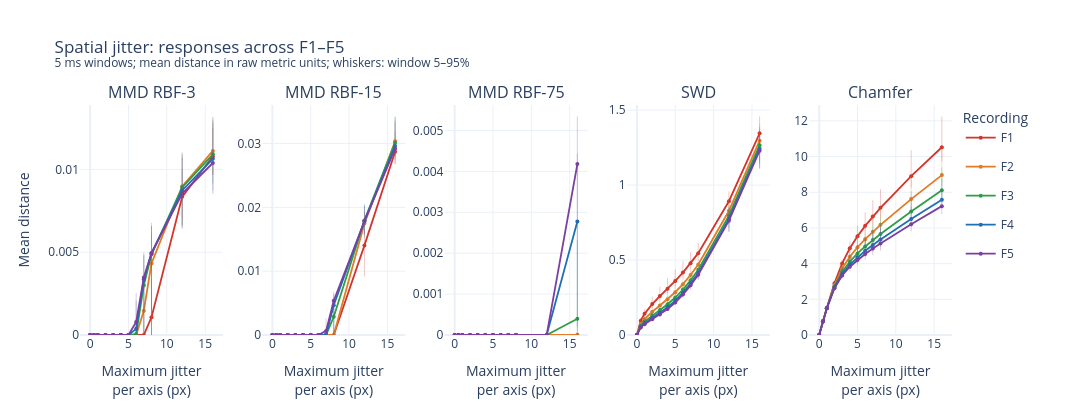

Source (notebook cell):
### Markdown cell above
### Spatial jitter

### Code cell
spatial_jitter_plot = single_perturbation_figure(
    perturbation_summary, "spatial_jitter", show_spread=SHOW_WINDOW_SPREAD
)
show_and_save_perturbation(spatial_jitter_plot, "spatial_jitter")
